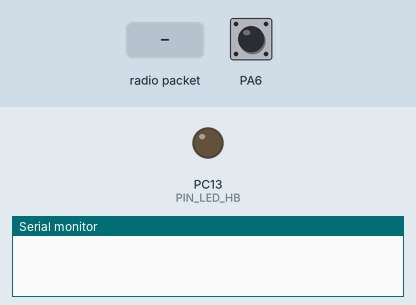
Bench run of a sketch on a simulated STM32 Blue Pill. On the bench: output pins drawn as LEDs (lit = HIGH), the last lines printed to the serial monitor. Dashed ring = blinking. The test bench sets the inputs (shaded band); at power-on: PA6 HIGH. No radio packets arrive unless stated; pins used as bus, display or sensor lines are not drawn.

Above: at 0.1 s.
At 2.3 s:
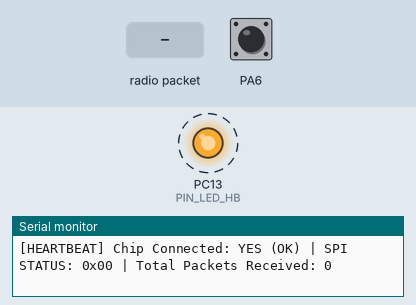
2.4 s: radio packet "1" arrives
Timing chart, 0 to 11.4 s (numbered marks = the images above; inputs shaded):
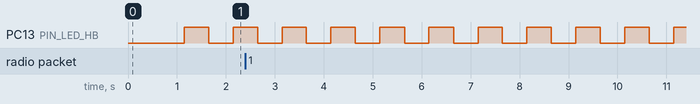

The sketch:

08_receiver_nrf24_diagnostic.ino
```cpp
/*
 * ===============================================================================
 * CYBERROVER X5 — RECEIVER NRF24L01 HARDWARE SPI & LINK DIAGNOSTIC TOOL
 * ===============================================================================
 * Lead Architect : Veer Pratap Saw (Veer) | Class 10 Student, Katras / Ramgarh
 * Target MCU     : STM32F103C8T6 (Blue Pill Receiver Node)
 *
 * HARDWARE SPI1 PINOUT (Receiver):
 *   - PA5 ---> NRF SCK   (SPI1 Clock)
 *   - PA6 ---> NRF MISO  (SPI1 Master In Slave Out)
 *   - PA7 ---> NRF MOSI  (SPI1 Master Out Slave In)
 *   - PA3 ---> NRF CE    (Chip Enable)
 *   - PA4 ---> NRF CSN   (Chip Select Not)
 *   - VCC ---> 5V (if black adapter board) OR 3.3V with 10uF-100uF cap
 *   - GND ---> STM32 Common GND
 *
 * PURPOSE:
 *   1. Direct low-level SPI probe (bypasses RF24 library to diagnose exact bus state).
 *   2. Identifies: Floating MISO (0xFF), Grounded/Unpowered (0x00), or Active (0x0E).
 *   3. Dumps NRF24 registers (CONFIG, EN_AA, SETUP_AW, RF_CH, STATUS).
 *   4. Tests RF reception on Channel 108 (2.508 GHz).
 * ===============================================================================
 */

#include <Arduino.h>
#include <SPI.h>
#include <RF24.h>

#define PIN_NRF_CE    PA3
#define PIN_NRF_CSN   PA4
#define PIN_LED_HB    PC13

const uint8_t  RF_CHANNEL = 108;
const uint64_t RF_PIPE    = 0xE8E8F0F0E1LL;

RF24 radio(PIN_NRF_CE, PIN_NRF_CSN);

// Direct SPI transfer without RF24 library overhead
uint8_t spiTransferByte(uint8_t cmd) {
  SPI.beginTransaction(SPISettings(2000000, MSBFIRST, SPI_MODE0));
  digitalWrite(PIN_NRF_CSN, LOW);
  delayMicroseconds(10);
  uint8_t resp = SPI.transfer(cmd);
  delayMicroseconds(10);
  digitalWrite(PIN_NRF_CSN, HIGH);
  SPI.endTransaction();
  return resp;
}

uint8_t readNrfRegister(uint8_t reg) {
  SPI.beginTransaction(SPISettings(2000000, MSBFIRST, SPI_MODE0));
  digitalWrite(PIN_NRF_CSN, LOW);
  delayMicroseconds(10);
  SPI.transfer(0x00 | (reg & 0x1F)); // R_REGISTER
  uint8_t val = SPI.transfer(0xFF);  // Clock out byte
  delayMicroseconds(10);
  digitalWrite(PIN_NRF_CSN, HIGH);
  SPI.endTransaction();
  return val;
}

void printHex(uint8_t val) {
  if (val < 0x10) Serial.print("0x0");
  else Serial.print("0x");
  Serial.print(val, HEX);
}

void setup() {
  pinMode(PIN_LED_HB, OUTPUT);
  digitalWrite(PIN_LED_HB, LOW); // LED ON initially

  Serial.begin(115200);
  delay(1000);

  Serial.println();
  Serial.println(F("================================================================================"));
  Serial.println(F("  CYBERROVER X5 — RECEIVER NRF24 HARDWARE SPI & LINK DIAGNOSTIC               "));
  Serial.println(F("  Pins: SCK=PA5, MISO=PA6, MOSI=PA7, CE=PA3, CSN=PA4                            "));
  Serial.println(F("================================================================================"));

  // 1. Pre-SPI GPIO Electrical Health Check on PA6 (MISO)
  Serial.println(F("[STEP 0/4] Checking Electrical State of PA6 (MISO)..."));
  pinMode(PA6, INPUT_PULLDOWN);
  delay(15);
  int pd_val = digitalRead(PA6);

  pinMode(PA6, INPUT_PULLUP);
  delay(15);
  int pu_val = digitalRead(PA6);

  if (pd_val == 1 && pu_val == 1) {
    Serial.println(F("  >>> [FAULT DETECTED: PA6 IS HARD-TIED TO 3.3V / IRQ] <<<"));
    Serial.println(F("      PA6 reads HIGH even with internal pulldown resistor!"));
    Serial.println(F("      Probable Causes:"));
    Serial.println(F("        1. PA6 is connected to Pin 8 (IRQ) instead of Pin 7 (MISO)."));
    Serial.println(F("        2. PA6 is solder-bridged to 3.3V VCC."));
    Serial.println(F("        3. NRF24 header is mirrored / reversed left-to-right."));
  } else if (pd_val == 0 && pu_val == 0) {
    Serial.println(F("  >>> [FAULT DETECTED: PA6 IS SHORTED TO GND] <<<"));
  } else {
    Serial.println(F("  >>> [PA6 IS FLOATING / HIGH-IMPEDANCE] (Follows internal pull) <<<"));
    Serial.println(F("      The NRF24 silicon is NOT driving MISO!"));
    Serial.println(F("      Probable Causes:"));
    Serial.println(F("        1. NRF24 has NO power (Measure Pin 2 VCC to Pin 1 GND with voltmeter)."));
    Serial.println(F("        2. CSN (PA4 -> Pin 4) is broken / open (NRF24 stays disabled)."));
    Serial.println(F("        3. MISO wire (PA6) is not reaching Pin 7."));
  }
  Serial.println();

  // 2. Explicit pin initialization BEFORE SPI.begin()
  pinMode(PIN_NRF_CSN, OUTPUT);
  digitalWrite(PIN_NRF_CSN, HIGH);
  pinMode(PIN_NRF_CE, OUTPUT);
  digitalWrite(PIN_NRF_CE, LOW);

  SPI.begin();
  delay(100);

  // 2. Direct Low-Level Hardware SPI Probe
  Serial.print(F("[STEP 1/4] Direct Low-Level SPI STATUS Register Probe: "));
  uint8_t rawStatus = spiTransferByte(0xFF); // NOP instruction returns STATUS
  printHex(rawStatus);

  if (rawStatus == 0x0E) {
    Serial.println(F(" -> [PERFECT] NRF24 Silicon Awake & Healthy (Standby-I Mode)!"));
  } else if (rawStatus == 0xFF) {
    Serial.println(F(" -> [FAIL: 0xFF] MISO is FLOATING! Reasons:"));
    Serial.println(F("      a) NRF24 has NO power (Check VCC/GND wires with voltmeter - must be 3.0V-3.6V)."));
    Serial.println(F("      b) MISO (PA6) wire is disconnected, open, or connected to wrong pin."));
    Serial.println(F("      c) Header pinout is mirrored / upside-down."));
  } else if (rawStatus == 0x00) {
    Serial.println(F(" -> [FAIL: 0x00] MISO is SHORTED TO GND or Chip is BROWNED OUT! Reasons:"));
    Serial.println(F("      a) Voltage too low (sagged below 2.5V under TTL power)."));
    Serial.println(F("      b) SCK (PA5) or MOSI (PA7) wire disconnected/shorted to GND."));
    Serial.println(F("      c) CSN (PA4) not driving HIGH."));
  } else {
    Serial.println(F(" -> [ANOMALOUS] Unknown response. Check for wire swap between MISO/MOSI."));
  }

  // 3. Register Dump
  Serial.println();
  Serial.println(F("[STEP 2/4] Reading NRF24 Core Hardware Registers:"));
  uint8_t regConfig   = readNrfRegister(0x00);
  uint8_t regEnAa     = readNrfRegister(0x01);
  uint8_t regSetupAw  = readNrfRegister(0x03);
  uint8_t regRfCh     = readNrfRegister(0x05);
  uint8_t regRfSetup  = readNrfRegister(0x06);
  uint8_t regFifo     = readNrfRegister(0x17);

  Serial.print(F("    CONFIG   (0x00): ")); printHex(regConfig);  Serial.println(F(" (Expected default: 0x08)"));
  Serial.print(F("    EN_AA    (0x01): ")); printHex(regEnAa);    Serial.println(F(" (Expected default: 0x3F)"));
  Serial.print(F("    SETUP_AW (0x03): ")); printHex(regSetupAw); Serial.println(F(" (Expected: 0x03 for 5-byte addr)"));
  Serial.print(F("    RF_CH    (0x05): ")); printHex(regRfCh);    Serial.println(F(" (Expected default: 0x02)"));
  Serial.print(F("    RF_SETUP (0x06): ")); printHex(regRfSetup); Serial.println(F(" (Expected default: 0x0F)"));
  Serial.print(F("    FIFO_STAT(0x17): ")); printHex(regFifo);    Serial.println(F(" (Expected default: 0x11)"));

  // 4. RF24 Library Initialization
  Serial.println();
  Serial.print(F("[STEP 3/4] Initializing RF24 Library: "));
  if (radio.begin()) {
    if (radio.isChipConnected()) {
      Serial.println(F("[PASSED - SILICON CONFIRMED]"));
      radio.setPALevel(RF24_PA_LOW);
      radio.setDataRate(RF24_250KBPS);
      radio.setChannel(RF_CHANNEL);
      radio.setPayloadSize(24); // 24-byte CyberRover X5 protocol
      radio.openReadingPipe(1, RF_PIPE);
      radio.startListening();
      Serial.println(F("[STEP 4/4] Radio Listening on Channel 108 (2.508 GHz). Waiting for Remote..."));
    } else {
      Serial.println(F("[FAILED - radio.begin() returned true but isChipConnected() is FALSE!]"));
      Serial.println(F(">>> CAUTION: SPI bus cannot read SETUP_AW register. Check MISO/MOSI wiring!"));
    }
  } else {
    Serial.println(F("[FAILED - radio.begin() returned FALSE!]"));
  }
  Serial.println(F("================================================================================"));
  Serial.println();
}

void loop() {
  uint32_t now = millis();
  static uint32_t lastPrint = 0;
  static uint32_t pktCount = 0;

  // Toggle Heartbeat LED
  static uint32_t lastHb = 0;
  if (now - lastHb >= 500) {
    lastHb = now;
    digitalWrite(PIN_LED_HB, !digitalRead(PIN_LED_HB));
  }

  // Check for incoming packets
  if (radio.isChipConnected() && radio.available()) {
    uint8_t buffer[32];
    uint8_t len = radio.getPayloadSize();
    if (len > sizeof(buffer)) len = sizeof(buffer);
    radio.read(buffer, len);
    pktCount++;

    Serial.print(F(">>> [PACKET RECEIVED #"));
    Serial.print(pktCount);
    Serial.print(F("] Length: "));
    Serial.print(len);
    Serial.print(F(" Bytes | Raw Hex: "));
    for (uint8_t i = 0; i < len; i++) {
      printHex(buffer[i]);
      Serial.print(" ");
    }
    Serial.println();
  }

  // Periodic status update every 2000ms
  if (now - lastPrint >= 2000) {
    lastPrint = now;
    bool connected = radio.isChipConnected();
    uint8_t st = spiTransferByte(0xFF);
    Serial.print(F("[HEARTBEAT] Chip Connected: "));
    Serial.print(connected ? F("YES (OK)") : F("NO (OFFLINE)"));
    Serial.print(F(" | SPI STATUS: "));
    printHex(st);
    Serial.print(F(" | Total Packets Received: "));
    Serial.println(pktCount);
  }
}
```

Measured:
- by itself, PC13 (PIN_LED_HB): alternates HIGH for 0.50 s and LOW for 0.50 s
